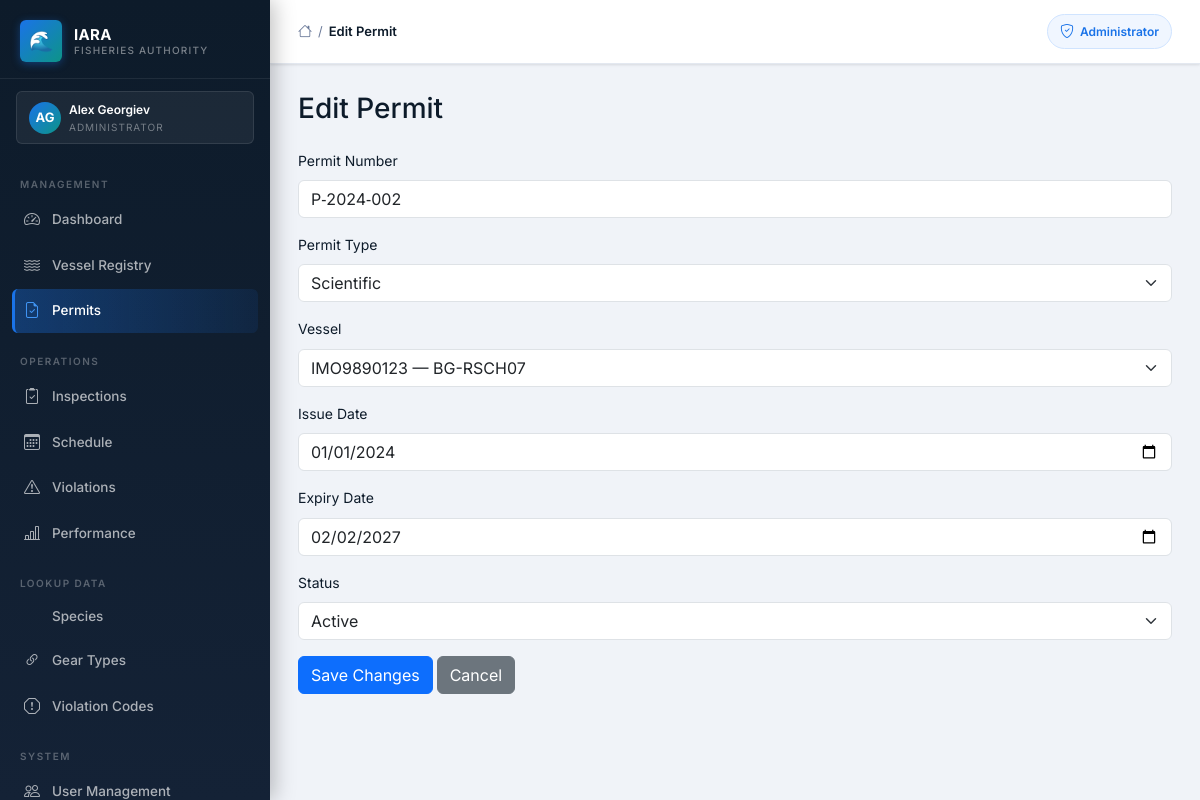
The app's page /admin/permits/1/edit (signed in) with its own data.
### iara_app/models.py (models this page shows, shortened)
class User(UserMixin, db.Model):
    __tablename__ = "users"
    id = db.Column(db.Integer, primary_key=True)
    first_name = db.Column(db.String(50), nullable=False)
    last_name = db.Column(db.String(50), nullable=False)
    email = db.Column(db.String(120), unique=True, nullable=False)
    phone = db.Column(db.String(20), nullable=False)
    role = db.Column(db.String(50), nullable=False)
    password_hash = db.Column(db.String(128), nullable=False)
    vessel_registration = db.Column(db.String(50))
    fishing_permit_number = db.Column(db.String(50))
    inspector_id = db.Column(db.Integer, db.ForeignKey("users.id"), nullable=True)
    id_number = db.Column(db.String(50))
    age_category = db.Column(db.String(20))
    created_at = db.Column(db.DateTime, default=datetime.utcnow)
    is_active = db.Column(db.Boolean, default=True)
    reset_token       = db.Column(db.String(100), nullable=True)
    reset_token_expiry = db.Column(db.DateTime, nullable=True)
    failed_logins   = db.Column(db.Integer, default=0)
    locked_until    = db.Column(db.DateTime, nullable=True)
    inspections = db.relationship("Inspection", foreign_keys="Inspection.inspector_id", backref="inspector", lazy=True)
    scheduled_inspections = db.relationship("ScheduledInspection", foreign_keys="ScheduledInspection.inspector_id", backref="assigned_inspector", lazy=True)
    created_scheduled_inspections = db.relationship("ScheduledInspection", foreign_keys="ScheduledInspection.created_by_id", backref="created_by_user", lazy=True)
    audit_logs = db.relationship("AuditLog", foreign_keys="AuditLog.user_id", backref="user", lazy=True)

class Permit(db.Model):
    __tablename__ = "permit"
    id = db.Column(db.Integer, primary_key=True)
    vessel_id = db.Column(db.Integer, db.ForeignKey("vessel.id"), nullable=False)
    permit_number = db.Column(db.String(50), nullable=False, unique=True)
    permit_type = db.Column(db.String(50), nullable=False)
    issue_date = db.Column(db.Date, nullable=False)
    expiry_date = db.Column(db.Date, nullable=False)
    status = db.Column(
        db.String(20),
        nullable=False,
        default=PermitStatus.ACTIVE.value
    )

### iara_app/routes/admin.py (the view, shortened to what this page needs)
@bp.route("/permits/<int:permit_id>/edit", methods=["GET", "POST"])
@login_required
@admin_required
def edit_permit(permit_id):
    permit = db.get_or_404(Permit, permit_id)
    form   = PermitForm(obj=permit)
    form.set_vessel_choices()
    return render_template("permits/edit_permit.html", form=form, permit=permit, title="Edit Permit")

### iara_app/forms.py
class PermitForm(FlaskForm):
    permit_number = StringField("Permit Number",  validators=[DataRequired(), Length(max=50)])
    permit_type   = SelectField("Permit Type",
                        choices=[
                            ("Commercial",    "Commercial"),
                            ("Recreational",  "Recreational"),
                            ("Scientific",    "Scientific"),
                            ("Transport",     "Transport"),
                        ],
                        validators=[DataRequired()])
    vessel_id     = SelectField("Vessel", coerce=int, validators=[DataRequired()])
    issue_date    = DateField("Issue Date",   validators=[DataRequired()])
    expiry_date   = DateField("Expiry Date",  validators=[DataRequired()])
    status        = SelectField("Status",
                        choices=[(s.value, s.value) for s in PermitStatus],
                        validators=[DataRequired()])
    submit        = SubmitField("Save Permit")
    def set_vessel_choices(self):
        self.vessel_id.choices = [
            (v.id, f"{v.international_number} — {v.call_sign}")
            for v in Vessel.query.all()
        ]

### iara_app/__init__.py (called while the page is built)
def create_app():
    app = Flask(__name__)
    app.config.from_object(Config)
    db.init_app(app)
    login_manager.init_app(app)
    migrate.init_app(app, db)
    csrf.init_app(app)
    from .models import User
    @login_manager.user_loader
    def load_user(user_id):
        user = db.session.get(User, int(user_id))   # SQLAlchemy 2.x style
        if user is None:
            return None
        if not user.is_active:
            return None
        return user
    from .routes import register_blueprints
    register_blueprints(app)
    scheduler.init_app(app)
    scheduler.start()
    scheduler.add_job(
        id="expire_permits_daily",
        func=expire_old_permits,
        trigger="interval",
        days=1
    )
    return app

### iara_app/templates/permits/edit_permit.html (shortened to what this page needs)
{% extends "layout/base.html" %}
{% block content %}
<h3 class="mb-4">Edit Permit</h3>
<form method="POST">
    <div class="mb-3">
        {{ form.permit_number.label(class="form-label") }}
        {{ form.permit_number(class="form-control") }}
    </div>
    <div class="mb-3">
        {{ form.permit_type.label(class="form-label") }}
        {{ form.permit_type(class="form-select") }}
    </div>
    <div class="mb-3">
        {{ form.vessel_id.label(class="form-label") }}
        {{ form.vessel_id(class="form-select") }}
    </div>
    <div class="mb-3">
        {{ form.issue_date.label(class="form-label") }}
        {{ form.issue_date(class="form-control") }}
    </div>
    <div class="mb-3">
        {{ form.expiry_date.label(class="form-label") }}
        {{ form.expiry_date(class="form-control") }}
    </div>
    <div class="mb-3">
        {{ form.status.label(class="form-label") }}
        {{ form.status(class="form-select") }}
    </div>
    <button type="submit" class="btn btn-primary">Save Changes</button>
    <a href="{{ url_for('admin.permit_details', permit_id=permit.id) }}"
       class="btn btn-secondary">Cancel</a>
</form>
{% endblock %}

### iara_app/templates/layout/base.html (shortened to what this page needs)
<!DOCTYPE html>
<html lang="en">
<head>
  <link href="https://cdn.jsdelivr.net/npm/bootstrap@5.3.2/dist/css/bootstrap.min.css" rel="stylesheet">
  <link rel="stylesheet" href="https://cdn.jsdelivr.net/npm/bootstrap-icons@1.11.3/font/bootstrap-icons.min.css">
  <link rel="stylesheet" href="{{ url_for('static', filename='css/iara_theme.css') }}">
</head>
<body>
  {% if current_user.is_authenticated %}
  <aside class="iara-sidebar">
    <a class="sidebar-brand" href="#">
      <div class="sidebar-brand-icon">🌊</div>
      <div class="sidebar-brand-text">
        <div class="sidebar-brand-name">IARA</div>
        <div class="sidebar-brand-sub">Fisheries Authority</div>
      </div>
    </a>
    <div class="sidebar-role-banner">
      <div class="sidebar-role-avatar">
        {{ current_user.first_name[0]|upper }}{{ current_user.last_name[0]|upper }}
      </div>
      <div>
        <div class="sidebar-role-name">{{ current_user.first_name }} {{ current_user.last_name }}</div>
        <div class="sidebar-role-label">
          {% if current_user.role == "administrator" %}Administrator
          {% elif current_user.role == "inspector" %}Inspector
          {% elif current_user.role == "fisherman" %}Fisherman
          {% else %}Amateur Fisher{% endif %}
        </div>
      </div>
    </div>
    <nav class="sidebar-nav">
      {% if current_user.role == "administrator" %}
      <div class="sidebar-section-label">Management</div>
      <a href="{{ url_for('admin.admin_dashboard') }}"
        class="sidebar-link {% if request.endpoint == 'admin.admin_dashboard' %}active{% endif %}">
        <i class="bi bi-speedometer2"></i> Dashboard
      </a>
      <a href="{{ url_for('admin.vessels') }}"
        class="sidebar-link {% if 'vessel' in request.endpoint %}active{% endif %}">
        <i class="bi bi-water"></i> Vessel Registry
      </a>
      <a href="{{ url_for('admin.permits') }}"
        class="sidebar-link {% if 'permit' in request.endpoint and request.endpoint != 'admin.add_permit' %}active{% elif request.endpoint in ['admin.permits','admin.permit_details','admin.add_permit','admin.edit_permit'] %}active{% endif %}">
        <i class="bi bi-file-earmark-check"></i> Permits
      </a>
      <div class="sidebar-section-label" style="margin-top:8px;">Operations</div>
      <a href="{{ url_for('admin.admin_inspections') }}"
        class="sidebar-link {% if 'inspection' in request.endpoint and 'schedule' not in request.endpoint %}active{% endif %}">
        <i class="bi bi-clipboard2-check"></i> Inspections
      </a>
      <a href="{{ url_for('admin.schedule_list') }}"
        class="sidebar-link {% if 'schedule' in request.endpoint %}active{% endif %}">
        <i class="bi bi-calendar3"></i> Schedule
      </a>
      <a href="{{ url_for('admin.admin_violations') }}"
        class="sidebar-link {% if 'violation' in request.endpoint %}active{% endif %}">
        <i class="bi bi-exclamation-triangle"></i> Violations
      </a>
      <a href="{{ url_for('admin.admin_inspector_performance') }}"
        class="sidebar-link {% if 'performance' in request.endpoint %}active{% endif %}">
        <i class="bi bi-bar-chart-line"></i> Performance
      </a>
      <div class="sidebar-section-label" style="margin-top:8px;">Lookup Data</div>
      <a href="{{ url_for('lookup.species_list') }}"
        class="sidebar-link {% if 'species' in request.endpoint %}active{% endif %}">
         Species
      </a>
      <a href="{{ url_for('lookup.gear_list') }}"
        class="sidebar-link {% if 'gear' in request.endpoint %}active{% endif %}">
        <i class="bi bi-link-45deg"></i> Gear Types
      </a>
      <a href="{{ url_for('lookup.violation_codes_list') }}"
        class="sidebar-link {% if 'violation_code' in request.endpoint %}active{% endif %}">
        <i class="bi bi-exclamation-octagon"></i> Violation Codes
      </a>
      <div class="sidebar-section-label" style="margin-top:8px;">System</div>
      <a href="{{ url_for('admin.admin_users') }}"
        class="sidebar-link {% if 'users' in request.endpoint %}active{% endif %}">
        <i class="bi bi-people"></i> User Management
      </a>
      {% endif %}
    </nav>
  </aside>
  {% endif %}
  <div class="iara-main" {% if not current_user.is_authenticated %}style="margin-left:0;" {% endif %}>
    <header class="iara-topbar">
      <div class="topbar-breadcrumb">
        <i class="bi bi-house" style="color:var(--text-secondary);font-size:14px;"></i>
        <span class="bc-sep">/</span>
        <span class="bc-current">{{ title if title else "Dashboard" }}</span>
      </div>
      <div class="topbar-actions">
        {% if current_user.is_authenticated %}
        {% if current_user.role == "administrator" %}
        <span class="topbar-badge">
          <i class="bi bi-shield-check"></i> Administrator
        </span>
        {% elif current_user.role == "inspector" %}
        <span class="topbar-badge" style="background:#eff6ff;border-color:#bfdbfe;color:#1d4ed8;">
          <i class="bi bi-clipboard2-check"></i> Inspector
        </span>
        {% elif current_user.role == "fisherman" %}
        <span class="topbar-badge" style="background:#f0fdf4;border-color:#bbf7d0;color:#15803d;">
          <i class="bi bi-water"></i> Fisherman
        </span>
        {% else %}
        <span class="topbar-badge" style="background:#fffbeb;border-color:#fde68a;color:#b45309;">
          <i class="bi bi-person"></i> Amateur
        </span>
        {% endif %}
        {% endif %}
      </div>
    </header>
    <main class="iara-content">
      {% block content %}{% endblock %}
    </main>
  </div>
</body>
</html>

### records on screen
User: first_name "A", last_name "G", first_name "Alex", last_name "Georgiev"
Permit: permit_number "P‑2024‑002", permit_type "Scientific", vessel_id "IMO9890123 — BG-RSCH07", issue_date "01/01/2024", expiry_date "02/02/2027", status "Active"

### other values on screen
{{ title if title else "Dashboard" }} "Edit Permit"
